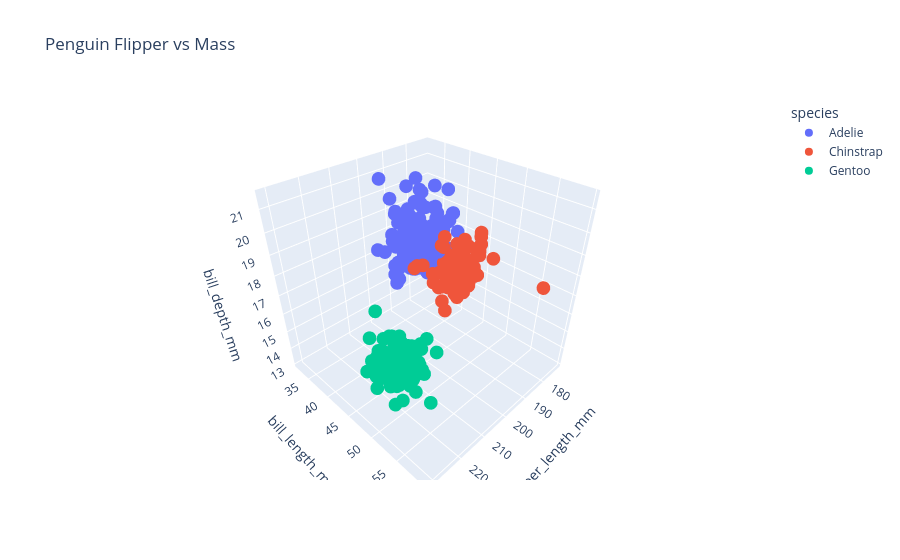

The code cell stored with this chart in its notebook:
### Code cell
fig = px.scatter_3d(
    df,
    x="flipper_length_mm",
    y="bill_length_mm",
    z="bill_depth_mm",
    color="species",
    title="Penguin Flipper vs Mass"
)

fig.show()
